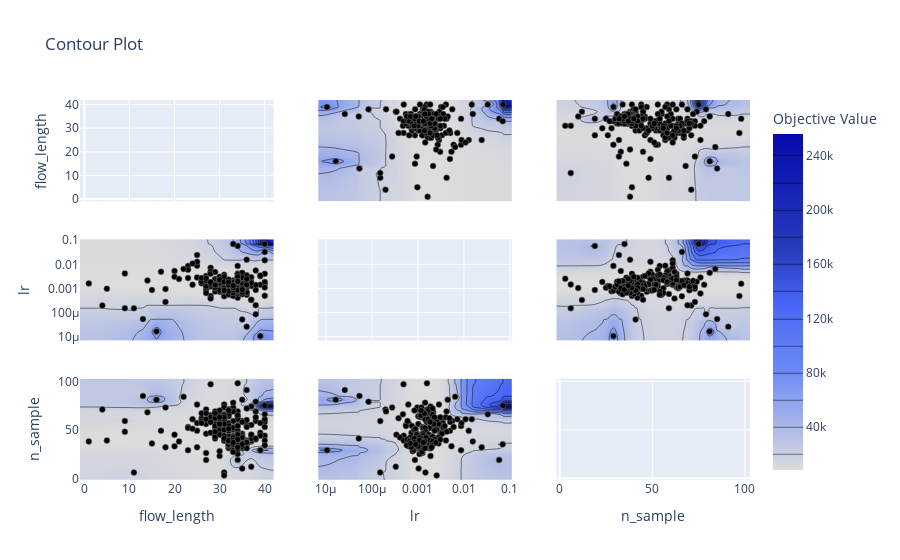

Notebook cell for this chart:
### Code cell
optuna.visualization.plot_contour(study)

### Figure 1 — Plotly figure (JSON) as saved in the notebook; plotly's stock layout.template omitted (floating-point values rounded to 4 significant figures; data arrays with more than 128 entries replaced by an {"elided": "..."} marker saying what was removed)
{"data": [{"type": "scatter", "xaxis": "x", "yaxis": "y"}, {"colorbar": {"title": {"text": "Objective Value"}}, "colorscale": [[0, "rgb(5,10,172)"], [0.35, "rgb(40,60,190)"], [0.5, "rgb(70,100,245)"], [0.6, "rgb(90,120,245)"], [0.7, "rgb(106,137,247)"], [1, "rgb(220,220,220)"]], "connectgaps": true, "contours": {"coloring": "heatmap"}, "hoverinfo": "none", "line": {"smoothing": 1.3}, "reversescale": true, "showscale": true, "type": "contour", "x": [-0.95, 1, 4, 5, 9, 11, 13, 14, 15, 16, 17, 18, 20, 21, 22, 23, 24, 25, 26, 27, 28, 29, 30, 31, 32, 33, 34, 35, 36, 37, 38, 39, 40, 41.95], "xaxis": "x4", "y": {"elided": "301 float values"}, "yaxis": "y4", "z": {"elided": "301x34 float values"}}, {"marker": {"color": "black", "line": {"color": "Grey", "width": 0.5}}, "mode": "markers", "showlegend": false, "type": "scatter", "x": {"elided": "299 int values"}, "xaxis": "x4", "y": {"elided": "299 float values"}, "yaxis": "y4"}, {"colorbar": {"title": {"text": "Objective Value"}}, "colorscale": [[0, "rgb(5,10,172)"], [0.35, "rgb(40,60,190)"], [0.5, "rgb(70,100,245)"], [0.6, "rgb(90,120,245)"], [0.7, "rgb(106,137,247)"], [1, "rgb(220,220,220)"]], "connectgaps": true, "contours": {"coloring": "heatmap"}, "hoverinfo": "none", "line": {"smoothing": 1.3}, "reversescale": true, "showscale": false, "type": "contour", "x": [-0.95, 1, 4, 5, 9, 11, 13, 14, 15, 16, 17, 18, 20, 21, 22, 23, 24, 25, 26, 27, 28, 29, 30, 31, 32, 33, 34, 35, 36, 37, 38, 39, 40, 41.95], "xaxis": "x7", "y": [-1.75, 3, 6, 10, 12, 19, 23, 25, 26, 27, 28, 29, 30, 31, 32, 33, 34, 35, 36, 37, 38, 39, 40, 41, 42, 43, 44, 45, 46, 47, 48, 49, 50, 51, 52, 53, 54, 55, 56, 57, 58, 59, 60, 61, 62, 63, 64, 65, 66, 67, 68, 69, 70, 71, 72, 73, 74, 75, 76, 78, 79, 81, 84, 85, 91, 97, 98, 102.8], "yaxis": "y7", "z": {"elided": "68x34 float values"}}, {"marker": {"color": "black", "line": {"color": "Grey", "width": 0.5}}, "mode": "markers", "showlegend": false, "type": "scatter", "x": {"elided": "299 int values"}, "xaxis": "x7", "y": {"elided": "299 int values"}, "yaxis": "y7"}, {"colorbar": {"title": {"text": "Objective Value"}}, "colorscale": [[0, "rgb(5,10,172)"], [0.35, "rgb(40,60,190)"], [0.5, "rgb(70,100,245)"], [0.6, "rgb(90,120,245)"], [0.7, "rgb(106,137,247)"], [1, "rgb(220,220,220)"]], "connectgaps": true, "contours": {"coloring": "heatmap"}, "hoverinfo": "none", "line": {"smoothing": 1.3}, "reversescale": true, "showscale": false, "type": "contour", "x": {"elided": "301 float values"}, "xaxis": "x2", "y": [-0.95, 1, 4, 5, 9, 11, 13, 14, 15, 16, 17, 18, 20, 21, 22, 23, 24, 25, 26, 27, 28, 29, 30, 31, 32, 33, 34, 35, 36, 37, 38, 39, 40, 41.95], "yaxis": "y2", "z": {"elided": "34x301 float values"}}, {"marker": {"color": "black", "line": {"color": "Grey", "width": 0.5}}, "mode": "markers", "showlegend": false, "type": "scatter", "x": {"elided": "299 float values"}, "xaxis": "x2", "y": {"elided": "299 int values"}, "yaxis": "y2"}, {"type": "scatter", "xaxis": "x5", "yaxis": "y5"}, {"colorbar": {"title": {"text": "Objective Value"}}, "colorscale": [[0, "rgb(5,10,172)"], [0.35, "rgb(40,60,190)"], [0.5, "rgb(70,100,245)"], [0.6, "rgb(90,120,245)"], [0.7, "rgb(106,137,247)"], [1, "rgb(220,220,220)"]], "connectgaps": true, "contours": {"coloring": "heatmap"}, "hoverinfo": "none", "line": {"smoothing": 1.3}, "reversescale": true, "showscale": false, "type": "contour", "x": {"elided": "301 float values"}, "xaxis": "x8", "y": [-1.75, 3, 6, 10, 12, 19, 23, 25, 26, 27, 28, 29, 30, 31, 32, 33, 34, 35, 36, 37, 38, 39, 40, 41, 42, 43, 44, 45, 46, 47, 48, 49, 50, 51, 52, 53, 54, 55, 56, 57, 58, 59, 60, 61, 62, 63, 64, 65, 66, 67, 68, 69, 70, 71, 72, 73, 74, 75, 76, 78, 79, 81, 84, 85, 91, 97, 98, 102.8], "yaxis": "y8", "z": {"elided": "68x301 float values"}}, {"marker": {"color": "black", "line": {"color": "Grey", "width": 0.5}}, "mode": "markers", "showlegend": false, "type": "scatter", "x": {"elided": "299 float values"}, "xaxis": "x8", "y": {"elided": "299 int values"}, "yaxis": "y8"}, {"colorbar": {"title": {"text": "Objective Value"}}, "colorscale": [[0, "rgb(5,10,172)"], [0.35, "rgb(40,60,190)"], [0.5, "rgb(70,100,245)"], [0.6, "rgb(90,120,245)"], [0.7, "rgb(106,137,247)"], [1, "rgb(220,220,220)"]], "connectgaps": true, "contours": {"coloring": "heatmap"}, "hoverinfo": "none", "line": {"smoothing": 1.3}, "reversescale": true, "showscale": false, "type": "contour", "x": [-1.75, 3, 6, 10, 12, 19, 23, 25, 26, 27, 28, 29, 30, 31, 32, 33, 34, 35, 36, 37, 38, 39, 40, 41, 42, 43, 44, 45, 46, 47, 48, 49, 50, 51, 52, 53, 54, 55, 56, 57, 58, 59, 60, 61, 62, 63, 64, 65, 66, 67, 68, 69, 70, 71, 72, 73, 74, 75, 76, 78, 79, 81, 84, 85, 91, 97, 98, 102.8], "xaxis": "x3", "y": [-0.95, 1, 4, 5, 9, 11, 13, 14, 15, 16, 17, 18, 20, 21, 22, 23, 24, 25, 26, 27, 28, 29, 30, 31, 32, 33, 34, 35, 36, 37, 38, 39, 40, 41.95], "yaxis": "y3", "z": {"elided": "34x68 float values"}}, {"marker": {"color": "black", "line": {"color": "Grey", "width": 0.5}}, "mode": "markers", "showlegend": false, "type": "scatter", "x": {"elided": "299 int values"}, "xaxis": "x3", "y": {"elided": "299 int values"}, "yaxis": "y3"}, {"colorbar": {"title": {"text": "Objective Value"}}, "colorscale": [[0, "rgb(5,10,172)"], [0.35, "rgb(40,60,190)"], [0.5, "rgb(70,100,245)"], [0.6, "rgb(90,120,245)"], [0.7, "rgb(106,137,247)"], [1, "rgb(220,220,220)"]], "connectgaps": true, "contours": {"coloring": "heatmap"}, "hoverinfo": "none", "line": {"smoothing": 1.3}, "reversescale": true, "showscale": false, "type": "contour", "x": [-1.75, 3, 6, 10, 12, 19, 23, 25, 26, 27, 28, 29, 30, 31, 32, 33, 34, 35, 36, 37, 38, 39, 40, 41, 42, 43, 44, 45, 46, 47, 48, 49, 50, 51, 52, 53, 54, 55, 56, 57, 58, 59, 60, 61, 62, 63, 64, 65, 66, 67, 68, 69, 70, 71, 72, 73, 74, 75, 76, 78, 79, 81, 84, 85, 91, 97, 98, 102.8], "xaxis": "x6", "y": {"elided": "301 float values"}, "yaxis": "y6", "z": {"elided": "301x68 float values"}}, {"marker": {"color": "black", "line": {"color": "Grey", "width": 0.5}}, "mode": "markers", "showlegend": false, "type": "scatter", "x": {"elided": "299 int values"}, "xaxis": "x6", "y": {"elided": "299 float values"}, "yaxis": "y6"}, {"type": "scatter", "xaxis": "x9", "yaxis": "y9"}], "layout": {"title": {"text": "Contour Plot"}, "xaxis": {"anchor": "y", "domain": [0, 0.2889], "matches": "x7", "range": [-0.95, 41.95], "showticklabels": false}, "xaxis2": {"anchor": "y2", "domain": [0.3556, 0.6444], "matches": "x8", "range": [-5.167, -0.9603], "showticklabels": false, "type": "log"}, "xaxis3": {"anchor": "y3", "domain": [0.7111, 1], "matches": "x9", "range": [-1.75, 102.8], "showticklabels": false}, "xaxis4": {"anchor": "y4", "domain": [0, 0.2889], "matches": "x7", "range": [-0.95, 41.95], "showticklabels": false}, "xaxis5": {"anchor": "y5", "domain": [0.3556, 0.6444], "matches": "x8", "range": [-5.167, -0.9603], "showticklabels": false, "type": "log"}, "xaxis6": {"anchor": "y6", "domain": [0.7111, 1], "matches": "x9", "range": [-1.75, 102.8], "showticklabels": false}, "xaxis7": {"anchor": "y7", "domain": [0, 0.2889], "range": [-0.95, 41.95], "title": {"text": "flow_length"}}, "xaxis8": {"anchor": "y8", "domain": [0.3556, 0.6444], "range": [-5.167, -0.9603], "title": {"text": "lr"}, "type": "log"}, "xaxis9": {"anchor": "y9", "domain": [0.7111, 1], "range": [-1.75, 102.8], "title": {"text": "n_sample"}}, "yaxis": {"anchor": "x", "domain": [0.7333, 1], "range": [-0.95, 41.95], "title": {"text": "flow_length"}}, "yaxis2": {"anchor": "x2", "domain": [0.7333, 1], "matches": "y", "range": [-0.95, 41.95], "showticklabels": false}, "yaxis3": {"anchor": "x3", "domain": [0.7333, 1], "matches": "y", "range": [-0.95, 41.95], "showticklabels": false}, "yaxis4": {"anchor": "x4", "domain": [0.3667, 0.6333], "range": [-5.167, -0.9603], "title": {"text": "lr"}, "type": "log"}, "yaxis5": {"anchor": "x5", "domain": [0.3667, 0.6333], "matches": "y4", "range": [-5.167, -0.9603], "showticklabels": false, "type": "log"}, "yaxis6": {"anchor": "x6", "domain": [0.3667, 0.6333], "matches": "y4", "range": [-5.167, -0.9603], "showticklabels": false, "type": "log"}, "yaxis7": {"anchor": "x7", "domain": [0, 0.2667], "range": [-1.75, 102.8], "title": {"text": "n_sample"}}, "yaxis8": {"anchor": "x8", "domain": [0, 0.2667], "matches": "y7", "range": [-1.75, 102.8], "showticklabels": false}, "yaxis9": {"anchor": "x9", "domain": [0, 0.2667], "matches": "y7", "range": [-1.75, 102.8], "showticklabels": false}}}
